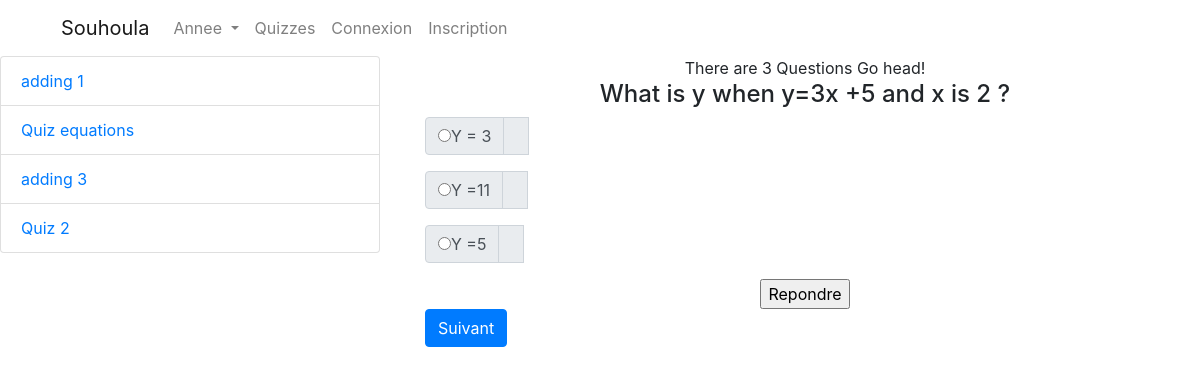
Page /palier/bac-scientifique/math-bs/un-plus-un-t1/quiz-equations/ on the earlier database version.
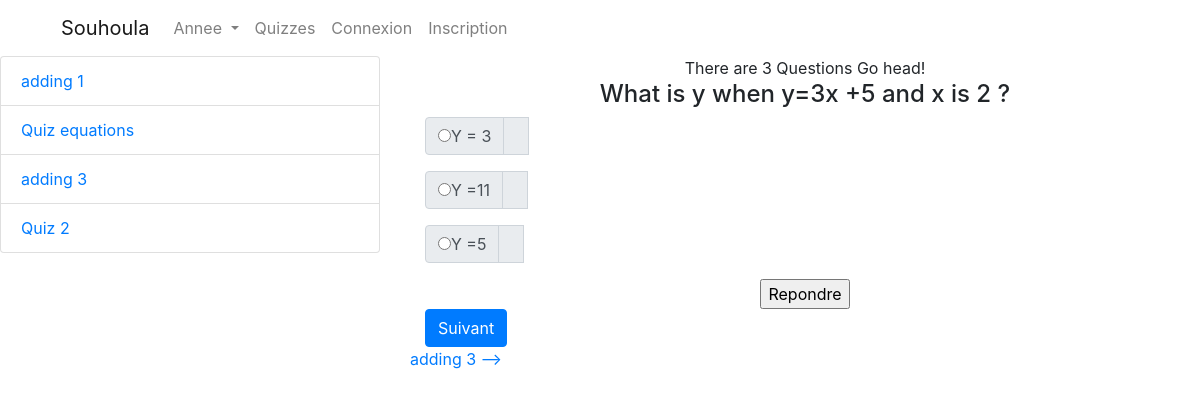
Same page on the later database version.
### courses/models.py (models this page shows, shortened)
class Tutorial(models.Model):
    course = models.ForeignKey(Course,on_delete=models.CASCADE,related_name="related_tutorial")
    title = models.CharField(max_length=200)
    tutorial_slug = models.SlugField(blank=True,unique=True)
    order = models.IntegerField(default=0)
    video = models.ForeignKey(Video,on_delete=models.CASCADE,null=True,blank=True)
    quiz = models.ForeignKey(Quiz,on_delete=models.CASCADE,null=True,blank=True)
    def __str__(self):
        return self.title

### courses/views.py (the view)
# urls.py: path("<palier_slug>/<module_slug>/<course_slug>/<tutorial_slug>/",views.lesson,name="tutos_detail"),
def lesson(request,palier_slug,module_slug,course_slug,tutorial_slug):
    module = get_object_or_404(Module,module_slug=module_slug)
    palier = get_object_or_404(Palier,palier_slug=palier_slug)
    course =get_object_or_404(Course,course_slug=course_slug)
    lesson= get_object_or_404(Tutorial,tutorial_slug=tutorial_slug)
    lesson_next = Tutorial.objects.filter(course=course,order__gt=lesson.order).order_by("order").first()
    lesson_prev = Tutorial.objects.filter(course=course,order__lt=lesson.order).order_by("-order").first()
    course_next = Course.objects.filter(module=module,order__gt=course.order).order_by("order").first()
    lessons = Tutorial.objects.filter(course=course)
    paliers = Palier.objects.all()
    quiz_questions = []
    counter=0
    questions=None
    if lesson.quiz:
        questions = lesson.quiz.related_question.all()
        for question in questions:
            counter +=1
            quiz_questions.append(question)
    paginator=Paginator(quiz_questions, 1)
    page = request.GET.get('question')
    paginate_quiz = paginator.get_page(page)
    context = {
        "course_next":course_next,
        "lesson_next":lesson_next,
        "lesson_prev":lesson_prev,
        "counter":counter,
        "quiz_questions":quiz_questions,
        "questions":questions,
        "paginate_quiz":paginate_quiz,
        "lessons":lessons,
        "course":course,
        "paliers":paliers,
        "lesson":lesson,
        "module":module,
        "palier":palier,
    }
    return render(request,"courses/tutorial_detail.html",context)

### courses/templates/courses/tutorial_detail.html
{% extends "base.html" %}
{% block content %}
<div class="row">
  <div class="col-4">
<ul class="list-group">
  {% for lesson in lessons %}
    <li class="list-group-item"><a href="{% url 'courses:tutos_detail' palier_slug=palier.palier_slug module_slug=module.module_slug course_slug=course.course_slug tutorial_slug=lesson.tutorial_slug %}" > {{lesson.title}}</a> </li>
  {% endfor %}
</ul>
</div>
<div class="col-8">
{% if lesson.quiz %}
  {% include "courses/quiz.html" %}
  {% else %}
  {{ lesson.title }}<br>
  {% if lesson_prev  %}
    < -- <a href="{% url 'courses:tutos_detail' palier_slug=palier.palier_slug module_slug=module.module_slug course_slug=course.course_slug tutorial_slug=lesson_prev.tutorial_slug %}"> {{ lesson_prev }} </a>
  {% endif %}
  {{ lesson.video.embed_code|safe }}
{% endif %}
{% if lesson_next  %}
  <a href="{% url 'courses:tutos_detail' palier_slug=palier.palier_slug module_slug=module.module_slug course_slug=course.course_slug tutorial_slug=lesson_next.tutorial_slug %}"> {{ lesson_next }} --> </a>
  {% else %}
  {% if course_next%}
    <a href="{% url 'courses:tutos_list' palier_slug=palier.palier_slug module_slug=module.module_slug course_slug=course_next.course_slug  %}"> {{ course_next }} --
    {% endif %}
{% endif %}
</div>
</div>
{% endblock %}

Differences in the rows shown:
changed Tutorial "adding 3": title (not shown) → "adding 3"
